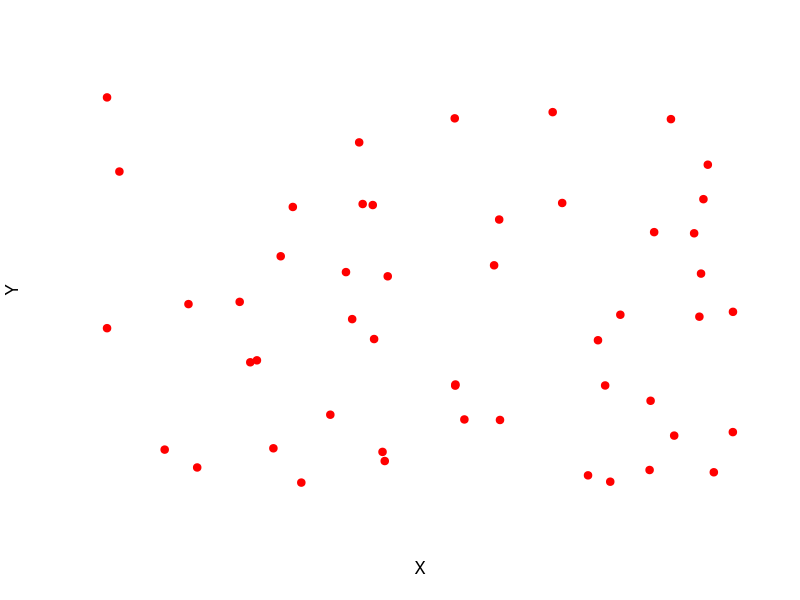
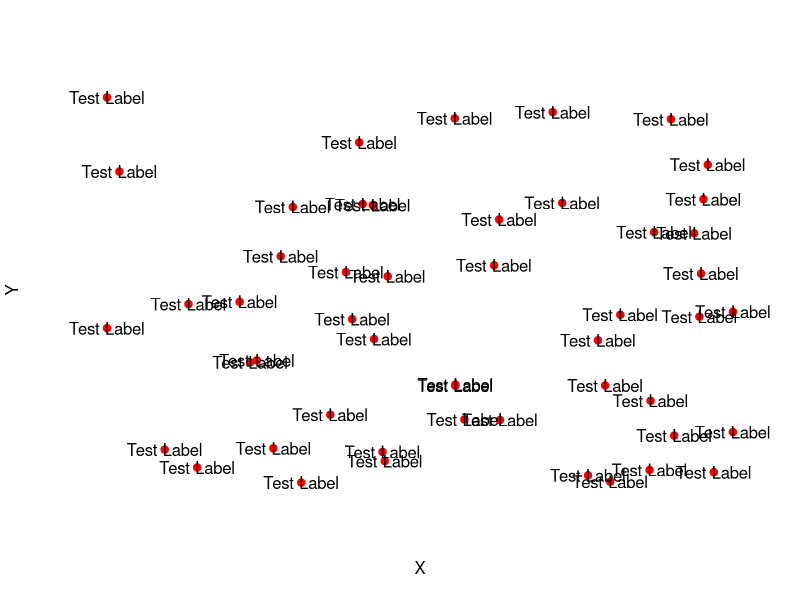
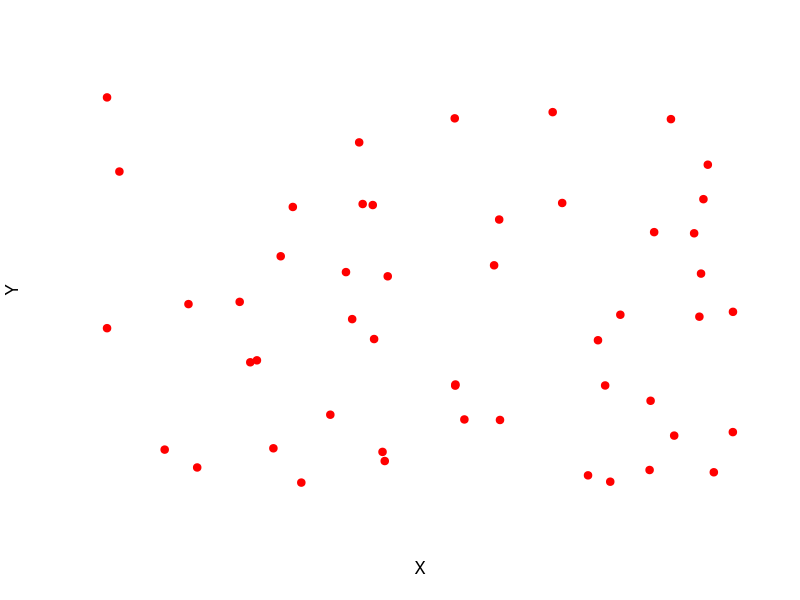

Reproduce these figures in R, in order. (Note: this script raises an error after producing the figures.)
##########################
# Generate random points #
##########################

# Open a PDF
pdf(file="C:/Users/Joseph Crisp/Desktop/OverlayTextExample.pdf")

# Create some random points
n <- 50
coords <- data.frame(X=runif(n), Y=runif(n), Name="Test Label")

# Plot them without labels
plot(x=coords$X, y=coords$Y, pch=19, bty="n", xaxt="n", yaxt="n", col="red", xlab="X", ylab="Y")

# With basis labels
plot(x=coords$X, y=coords$Y, pch=19, bty="n", xaxt="n", yaxt="n", col="red", xlab="X", ylab="Y")
text(coords$X, coords$Y, labels=coords$Name, xpd=TRUE)

# Plot them with non-overlapping labels
plot(x=coords$X, y=coords$Y, pch=19, bty="n", xaxt="n", yaxt="n", col="red", xlab="X", ylab="Y")
overlayText(coords$X, coords$Y, coords$Name, cex=1)

dev.off()

#############
# FUNCTIONS #
#############

overlayText <- function(x, y, labels, cex){
  
  ###########################################
  # Produce a list of alternative locations #
  ###########################################
  
  # Get the axis limits
  axisLimits <- par("usr")
  
  # Get the text label heights and lengths
  textHeights <- strheight(labels) * cex
  textWidths <- strwidth(labels) * cex
  
  # Define the spacer for each axis
  spacerX <- 0.01 * (axisLimits[2] - axisLimits[1])
  spacerY <- 0.01 * (axisLimits[4] - axisLimits[3])
  
  # Generate the set of points based upon the spacer
  altX <- c()
  altY <- c()
  for(i in seq(axisLimits[1], axisLimits[2], spacerX)){
    for(j in seq(axisLimits[3], axisLimits[4], spacerY)){
      
      altX[length(altX) + 1] <- i
      altY[length(altY) + 1] <- j
    }
  }
  #points(altX, altY, col=rgb(0,0,0, 0.5), pch=20, xpd=TRUE)
  
  # Remove points that are too close to actual values
  remove <- c()
  for(i in 1:length(altX)){
    
    for(j in 1:length(x)){
      
      if(abs(altX[i] - x[j]) < textWidths[j] &&
         abs(altY[i] - y[j]) < textHeights[j]){
        remove[length(remove) + 1] <- i
        break
      }
    }
  }
  #points(altX[remove], altY[remove], col=rgb(1,1,1), pch=20, xpd=TRUE)
  if(length(remove) > 0){
    altX <- altX[-remove]
    altY <- altY[-remove]
  }
  
  ##############################################################
  # Add labels to plot assigning new locations where necessary #
  ##############################################################
  
  # Plot the point label
  for(i in 1:length(x)){
    
    # Is the current point too close to others?
    if(tooClose(x, y, i, textHeights[i], textWidths[i]) == TRUE && length(altX) != 0){
      
      # Get a new location
      newLocationIndex <- chooseNewLocation(x[i], y[i], altX, altY)
      
      # Add label
      text(x=altX[newLocationIndex], y=altY[newLocationIndex],
           labels=labels[i], xpd=TRUE, cex=cex)
      
      # Add line back to previous location
      points(x=c(altX[newLocationIndex], x[i]),
             y=c(altY[newLocationIndex], y[i]),
             type="l", col=rgb(0,0,0, 0.5))
      
      # Remove new location and any locations too close to it
      output <- removeLocationAndThoseCloseToItFromAlternatives(
        altX, altY, newLocationIndex, textHeights[i], textWidths[i])
      altX <- output[["X"]]
      altY <- output[["Y"]]
      
    }else{
      text(x=x[i], y=y[i],
           labels=labels[i], xpd=TRUE, cex=cex)
    }
  }
}

removeLocationAndThoseCloseToItFromAlternatives <- function(altX, altY, index, textHeight, textWidth){
  remove <- c(index)
  for(i in 1:length(altX)){
    
    if(i == index){
      next
    }
    
    if(abs(altX[index] - altX[i]) < textWidth &&
       abs(altY[index] - altY[i]) < textHeight){
      remove[length(remove) + 1] <- i
    }
  }
  
  altX <- altX[-remove]
  altY <- altY[-remove]
  
  return(list("X" = altX, "Y" = altY))
}

chooseNewLocation <- function(x, y, altXs, altYs){
  
  # Calculate the distance from point to all alternatives
  distances <- c()
  for(i in 1:length(altXs)){
    distances[i] <- euclideanDistance(x, y, altXs[i], altYs[i])
  }
  
  return(which.min(distances))
}

tooClose <- function(x, y, index, textHeight, textWidth){
  
  result <- FALSE
  for(i in 1:length(x)){
    
    if(i == index){
      next
    }else if(abs(x[index] - x[i]) < textWidth &&
             abs(y[index] - y[i]) < textHeight){
      result <- TRUE
      break
    }
  }
 
  return(result) 
}

euclideanDistance <- function(x1, y1, x2, y2){
  return(sqrt(sum((x1 - x2)^2 + (y1 - y2)^2)))
}